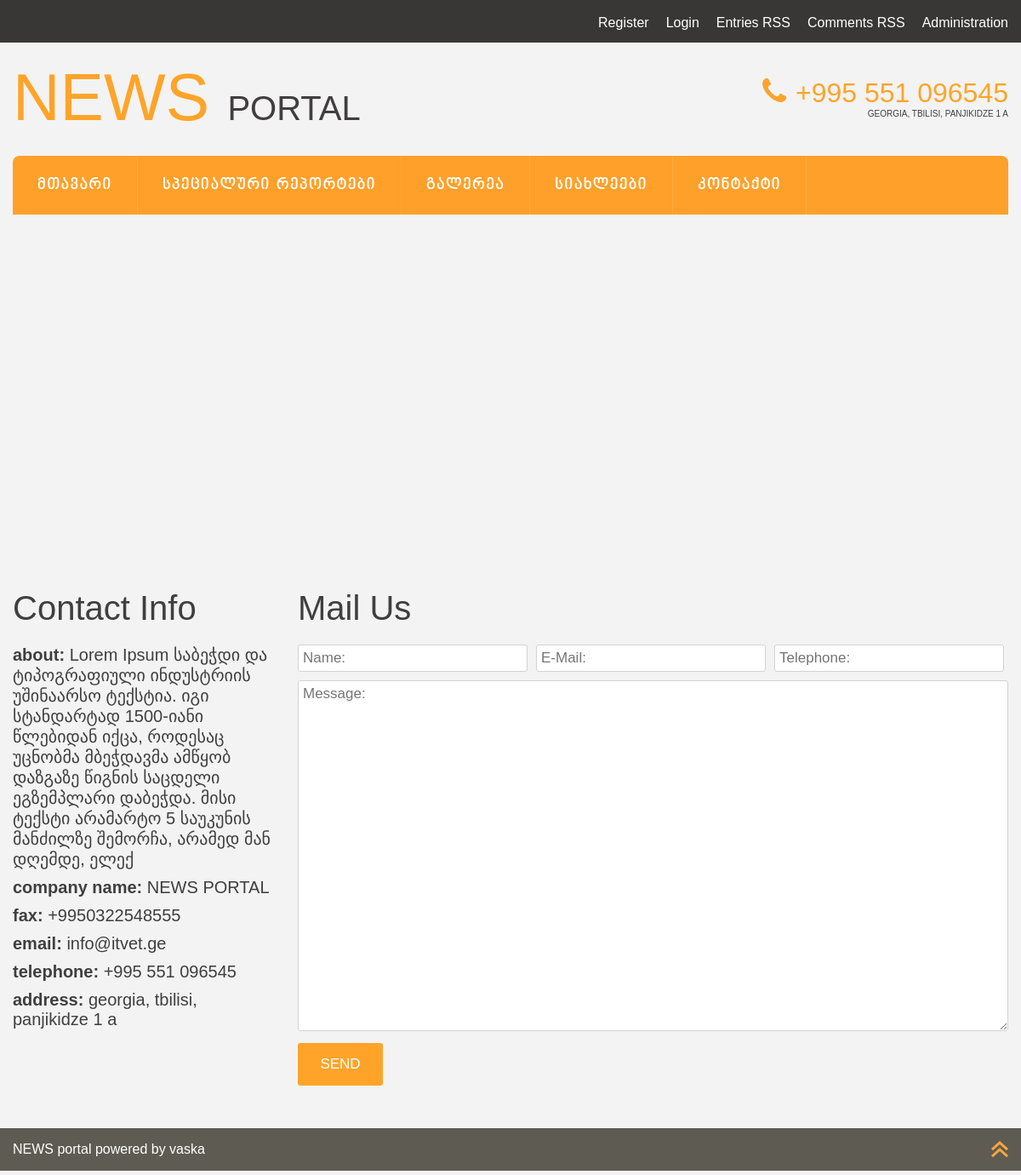
The page /contact.php on the database its author committed.
### tables this page shows
CREATE TABLE IF NOT EXISTS `contact` (
  `id` int(11) NOT NULL AUTO_INCREMENT,
  `contact_type` varchar(255) NOT NULL,
  `info` varchar(255) NOT NULL,
  PRIMARY KEY (`id`)
);

CREATE TABLE IF NOT EXISTS `menu` (
  `id` int(11) NOT NULL AUTO_INCREMENT,
  `name` varchar(255) NOT NULL,
  `link` varchar(255) NOT NULL,
  `name_ka` varchar(255) NOT NULL,
  PRIMARY KEY (`id`)
);

### contact.php (the view, shortened to what this page needs)
<?php require_once("includes/header.php") ?>
<div id="googleMap"></div>
<div class="contact-left">
	<h4>contact info</h4>
	<?php
		$contact_q = mysql_query("SELECT * FROM contact ORDER BY id DESC");
		while($contact = mysql_fetch_assoc($contact_q)){
			echo
			"
				<p><strong>{$contact["contact_type"]}: </strong>{$contact["info"]}</p>
			";
		}
	?>
</div>
<div class="contact-right">
	<h4>mail us</h4>
	<form action="sendmail.php" method="post">
		<input type="text" name="name" placeholder="Name:">
		<input type="email" name="email" placeholder="E-Mail:">
		<input type="text" name="tel" placeholder="Telephone:">
		<textarea name="msg" placeholder="Message:"></textarea>
		<input type="submit" value="SEND">
	</form>
</div>
<?php require_once("includes/footer.php") ?>

### includes/header.php (shortened to what this page needs)
<!DOCTYPE html>
<html lang="en">
<head>
	<link rel="stylesheet" type="text/css" href="css/style.css">
	<link rel="stylesheet" type="text/css" href="css/fonts.css">
</head>
<body>
	<div class="header-top">
		<div class="header-top-inner">
			<ul>
				<?php
					if(!isset($_SESSION["name"])){
						echo
						"
						<li><a id='reg' href='#'>Register</a></li>
						<li><a id='login' href='#'>Login</a></li>
						";
					}
				?>
				<li><a href="#">Entries RSS</a></li>
				<li><a href="#">Comments RSS</a></li>
				<li><a href="admin/">Administration</a></li>
			</ul>
		</div>
	</div>
	<div class="all">
		<header>
			<h1>
				<a href="index.php">
					news <span>portal</span>
				</a>
			</h1>
			<div class="phone">
			<?php
				$phone_q = mysql_query("SELECT * FROM contact WHERE contact_type='telephone'");
				$phone = mysql_fetch_assoc($phone_q);
				$address_q = mysql_query("SELECT * FROM contact WHERE contact_type='address'");
				$address = mysql_fetch_assoc($address_q);
			?>
				<img src="img/phone.png" alt=""><span><?php echo $phone['info']; ?></span><br>
				<span><?php echo $address['info']; ?></span>
			</div>
			<nav>
				<ul>
					<?php
						$menu_q = mysql_query("SELECT * FROM menu");
						while($menu = mysql_fetch_assoc($menu_q)){
							echo "
								<li><a href='{$menu['link']}'>{$menu['name_ka']}</a></li>
							";
						}
					?>
				</ul>
			</nav>
		</header>

### css/style.css (style rules this page uses)
* { margin: 0; padding: 0; text-decoration: none; list-style-type: none; }
body { background-color: #f3f3f3; }
.all { width: 1170px; margin: 0 auto; }
.header-top { width: 100%; height: 50px; background-color: #383735; }
.header-top-inner { width: 1170px; margin: 0 auto; }
.header-top ul { float: right; margin-top: 18px; }
.header-top ul li { float: left; margin-left: 20px; }
.header-top ul li a { color: white; font-family: sans-serif; text-transform: capitalize; }
header h1 { margin-top: 20px; float: left; }
header h1 a { display: inline-block; font-family: arial, sans-serif; font-weight: normal; color: #ffa429; font-size: 77px; text-transform: uppercase; }
header h1 a span { font-size: 40px; color: #403e3f; }
.phone { margin-top: 40px; font-size: 10px; float: right; text-align: right; color: #403e3f; font-family: sans-serif; text-transform: uppercase; }
.phone span:first-of-type { color: #ffa429; font-size: 32px; margin-left: 10px; }
nav { overflow: hidden; width: 100%; height: 69px; background-color: #ffa02a; border-radius: 8px 8px 0 0; margin-top: 24px; }
nav ul li { float: left; }
nav ul li a { letter-spacing: 2px; border-right: 1px solid #ffaa3a; color: white; display: inline-block; padding: 24px 29px; font-family: arial, mtavruli, sans-serif; text-transform: uppercase; font-weight: bold; font-size: 18px; }
#googleMap { margin-top: 20px; width: 100%; height: 400px; }
.contact-left,.contact-right { float: left; }
.contact-left { width: 310px; }
.contact-left p { font-size: 20px; font-family: arial,sans-serif; color: #3f3f3f; margin: 10px auto; }
.contact-right { padding-bottom: 50px; width: 835px; margin-left: 25px; }
.contact-right h4 { font-weight: normal; margin: 20px auto; color: #3f3f3f; font-family: arial, sans-serif; text-transform: capitalize; font-size: 40px; }
.contact-left h4 { font-weight: normal; margin: 20px auto; color: #3f3f3f; font-family: arial, sans-serif; text-transform: capitalize; font-size: 40px; }
.contact-right form input { float: left; display: block; border: 1px solid lightgray; font-family: arial, sans-serif; border-radius: 3px; background-color: white; margin-left: 10px; width: 258px; padding: 5px; font-size: 17px; }
.contact-right form input:first-child { margin: 0; }
.contact-right form textarea { border: 1px solid lightgray; font-family: arial, sans-serif; font-size: 17px; padding: 5px; border-radius: 3px; width: calc(100% - 12px); height: 400px; margin-top: 10px; }
.contact-right form input[type="submit"] { margin-top: 10px; width: 100px; height: 50px; border: none; background-color: yellow; margin-left: 0; background-color: #ffa429; color:white; }

### rows shown on the page
contact: info "+995 551 096545", contact_type "telephone"
contact: info "GEORGIA, TBILISI, PANJIKIDZE 1 A", contact_type "address", info "georgia, tbilisi, panjikidze 1 a"
menu: name_ka "ᲛᲗᲐᲕᲐᲠᲘ"
menu: name_ka "ᲡᲞᲔᲪᲘᲐᲚᲣᲠᲘ ᲠᲔᲞᲝᲠᲢᲔᲑᲘ"
menu: name_ka "ᲒᲐᲚᲔᲠᲔᲐ"
menu: name_ka "ᲡᲘᲐᲮᲚᲔᲔᲑᲘ"
menu: name_ka "ᲙᲝᲜᲢᲐᲥᲢᲘ"
contact: contact_type "about", info "Lorem Ipsum საბეჭდი და ტიპოგრაფიული ინდუსტრიის უშინაარსო ტექსტია. იგი სტანდარტად 1500-იანი წლებიდან იქცა, როდესაც უცნობმა მბეჭდავმა ამწყობ დაზგაზე წიგნის საცდელი ეგზემპლარი დაბეჭდა. მისი ტექსტი არამარტო 5 საუკუნის მანძილზე შემორჩა, არამედ მან დღემდე, ელექ"
contact: contact_type "company name", info "NEWS PORTAL"
contact: contact_type "fax", info "+9950322548555"
contact: contact_type "email", info "info@itvet.ge"
